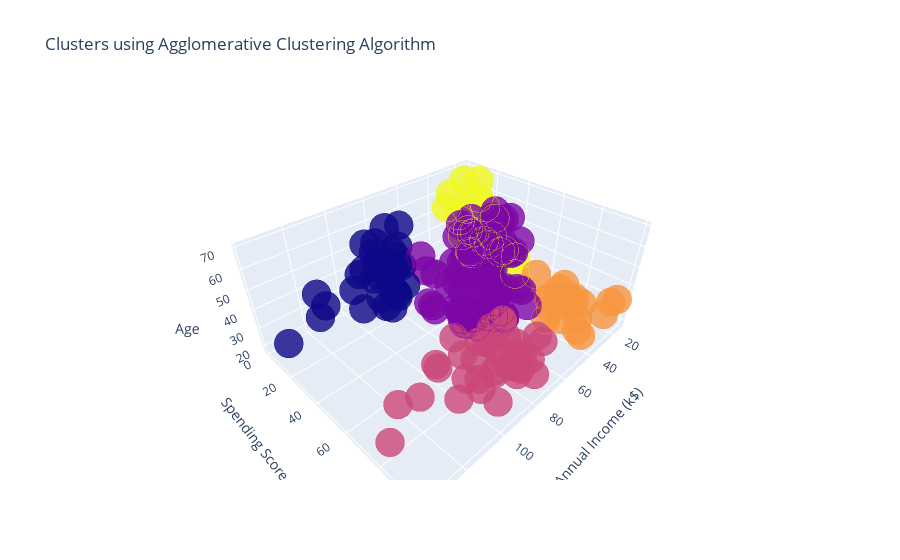

This figure's notebook cell:
### Code cell
sample = go.Scatter3d(
    x=df['Annual Income (k$)'], y=df['Spending Score (1-100)'], z=df['Age'],
    mode='markers',
    marker=dict(color=df['Cluster'], size=10, line=dict(color=df['Cluster'],
            width=12), opacity=0.8)
)

data_plt = [sample]
layout = go.Layout(title = 'Clusters using Agglomerative Clustering Algorithm',
    scene = dict(
        xaxis=dict(title='Annual Income (k$)'),
        yaxis=dict(title='Spending Score (1-100)'),
        zaxis=dict(title='Age'))
                    )

fig = go.Figure(data=data_plt, layout=layout)
py.iplot(fig)

### Figure 1 — Plotly figure (JSON) as saved in the notebook; plotly's stock layout.template omitted (floating-point values rounded to 4 significant figures; data arrays with more than 128 entries replaced by an {"elided": "..."} marker saying what was removed)
{"data": [{"marker": {"color": {"elided": "200 int values"}, "line": {"color": {"elided": "200 int values"}, "width": 12}, "opacity": 0.8, "size": 10}, "mode": "markers", "type": "scatter3d", "x": {"elided": "200 int values"}, "y": {"elided": "200 int values"}, "z": {"elided": "200 int values"}}], "layout": {"scene": {"xaxis": {"title": {"text": "Annual Income (k$)"}}, "yaxis": {"title": {"text": "Spending Score (1-100)"}}, "zaxis": {"title": {"text": "Age"}}}, "title": {"text": "Clusters using Agglomerative Clustering Algorithm"}}}
